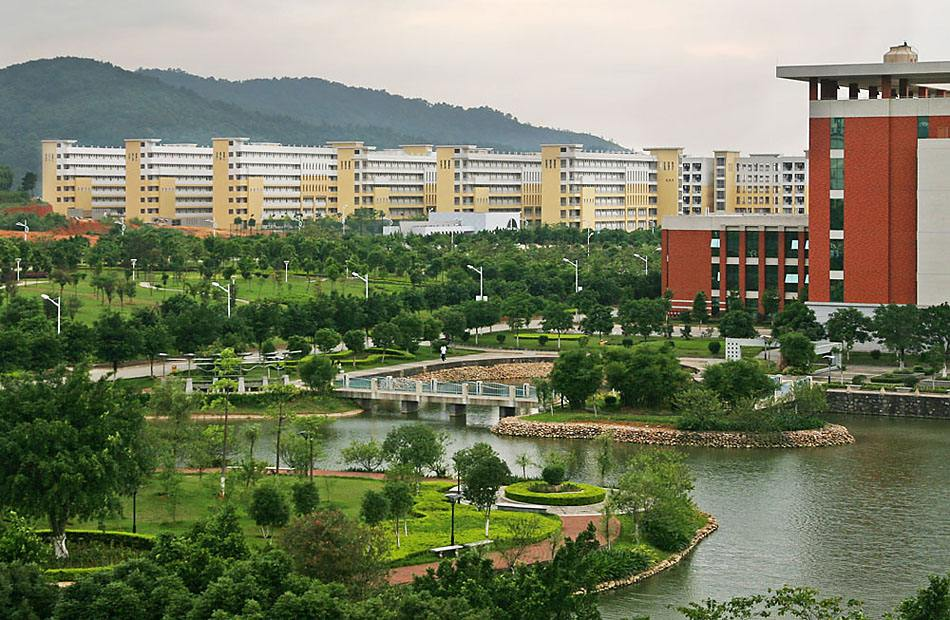
//> input picture res/t3.jpg, 950 x 620 px
$ ./main   (built with g++ and OpenCV 4)
//> lines starting //> are read from the running program, lines starting //| are printed output that depends on the picture
//> further down, ipt is the input picture: 620 rows x 950 cols, CV_8UC3; mean B, G, R 97.2, 123.9, 118.5
### inc/src.hpp
#ifndef __SRC_H_
#define __SRC_H_

#include <opencv2/opencv.hpp>
#include "opencv2/highgui/highgui.hpp"
#include "opencv2/imgproc/imgproc.hpp"

using namespace cv;
using namespace std;

Mat colorReduce(Mat& input, vector<uchar> &wideOfBit) //wideOfBit[3] RGB 三色分别使用几位色? 默认 color&oxFF
{
	Mat output = input.clone();
	vector<uchar> wide;
	if(wideOfBit.size() < 3)
	{
		int i = 0;
		for(; i < wideOfBit.size(); i++)
			wide.push_back(wideOfBit[i]);
		for(; i < 3; i++)
			wide.push_back(0xFF);
	}
	else
		wide = wideOfBit;

	cout<<"row/"<<output.rows<<" col/"<<output.cols<<" chn/"<<output.channels()<<endl;
//| row/620 col/950 chn/3

	// [15 lines of commented-out code are left out]
	int rowSize = output.rows;
//> rowSize = 620
	int colSize = output.cols;
//> colSize = 950
	for(int rowC = 0; rowC < rowSize; rowC++)
	{
		for(int colC = 0; colC < colSize; colC++)
		{
			output.at<Vec3b>(rowC, colC)[0] = input.at<Vec3b>(rowC, colC)[0]&wide.at(2);
			output.at<Vec3b>(rowC, colC)[1] = input.at<Vec3b>(rowC, colC)[1]&wide.at(1);
			output.at<Vec3b>(rowC, colC)[2] = input.at<Vec3b>(rowC, colC)[2]&wide.at(0);
		}
	}
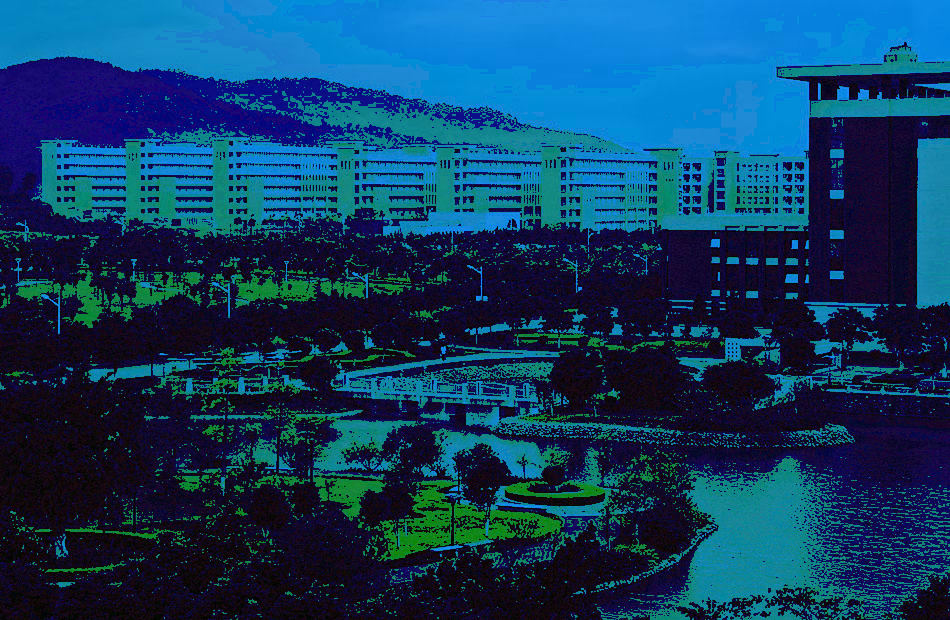
//> output: 620 rows x 950 cols, CV_8UC3; mean B, G, R 97.2, 60.5, 15.2

	return output;
}

#endif

### src/main.cpp

#include "src.hpp"

#define MY_TEST 7

#if(MY_TEST == 7) // resize() split() merge()


int main(int argc, char **argv)
{
	Mat ipt = imread("./res/t3.jpg");
	imshow("ipt", ipt);

	// [10 lines of commented-out code are left out]

	vector<uchar> vt;
	vt.push_back(0x1F);
	vt.push_back(0x8F);
	vt.push_back(0xFF);
	Mat ipt2 = colorReduce(ipt, vt);//先对原图进行RGB权重分级 这样split()出来的3张图会有灰度梯度
	imshow("ipt2", ipt2);

	vector<Mat> dChn;
	split(ipt2, dChn);
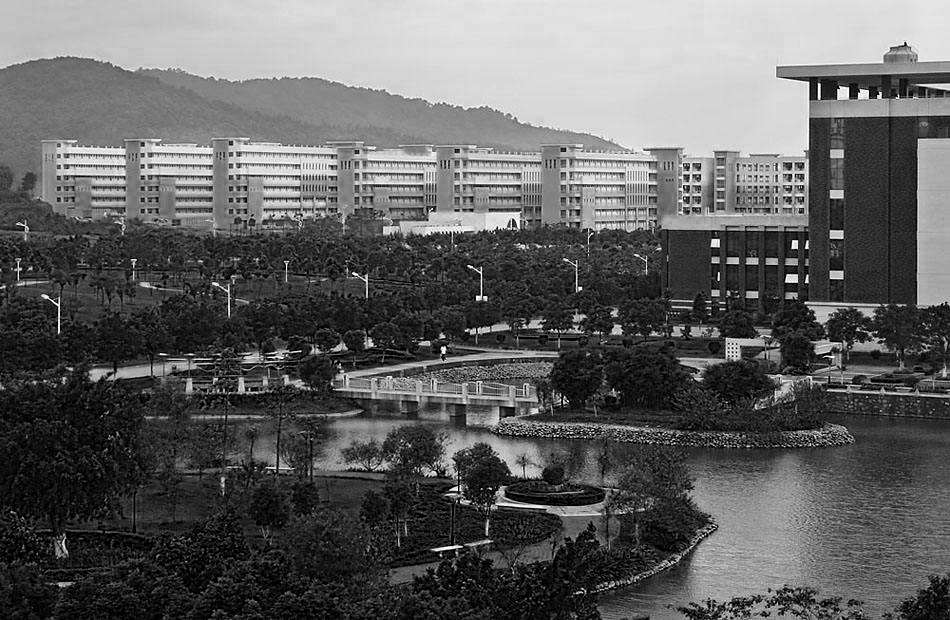
//> dChn[0]: 620 rows x 950 cols, CV_8UC1; min 0, max 255, mean 97.2
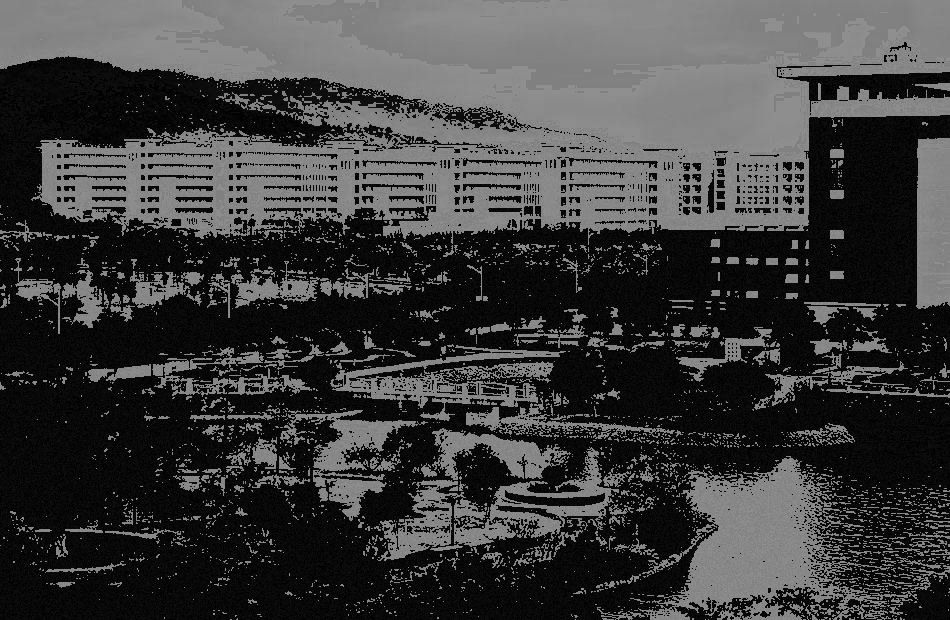
//> dChn[1]: 620 rows x 950 cols, CV_8UC1; min 0, max 143, mean 60.5
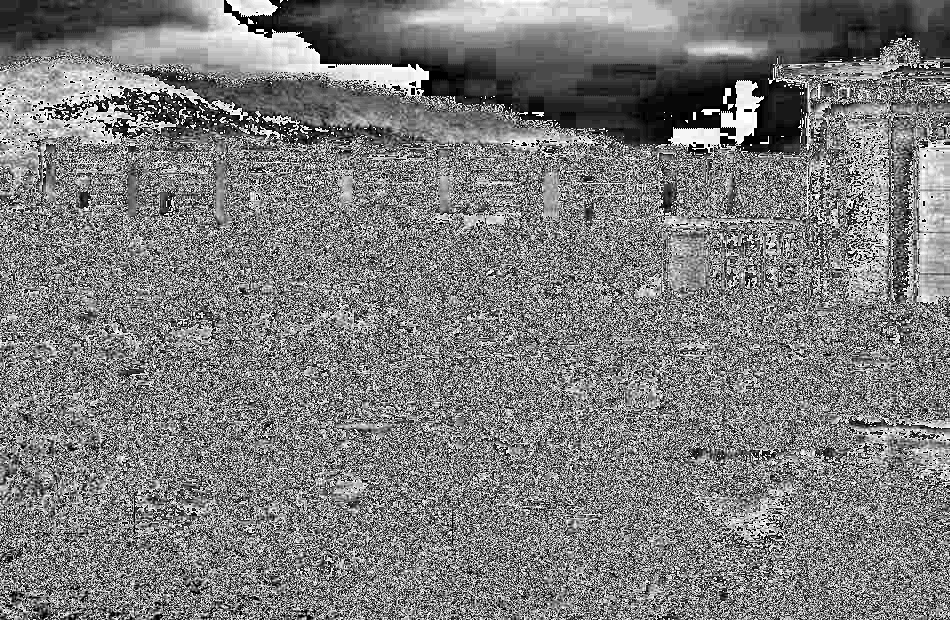
//> dChn[2]: 620 rows x 950 cols, CV_8UC1; min 0, max 31, mean 15.2; drawn with min black and max white
	// imshow("chn0", dChn.at(0));
	// imshow("chn1", dChn.at(1));
	// imshow("chn2", dChn.at(2));

	Mat ipt3;
	swap(dChn.at(0), dChn.at(2));//反序
	merge(dChn, ipt3);//重组
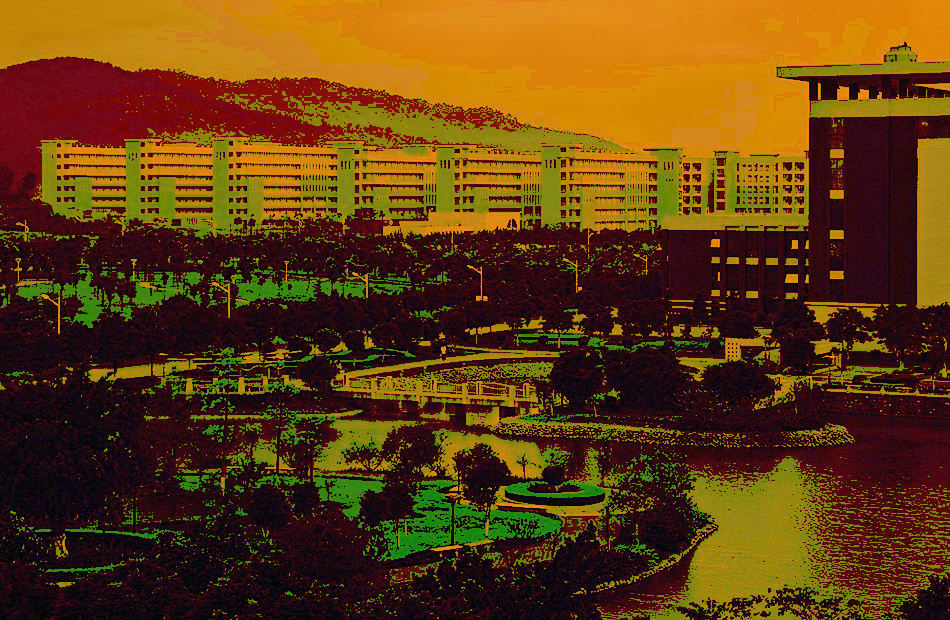
//> ipt3: 620 rows x 950 cols, CV_8UC3; mean B, G, R 15.2, 60.5, 97.2
	imshow("ipt3", ipt3);

	waitKey(0);

	return 0;
}

#elif(MY_TEST == 6) // getTickCount()/getTickFrequency() mt.ptr<uchar>(rowC) mt.at<Vec3b>(rowC, colC)[0]

int main(int argc, char **argv)
{
	long long tic = getTickCount();

	//----------------------

	Mat img = imread("./res/t1.jpg");
	imshow("img", img);

	vector<uchar> vt;
	vt.push_back(0x0F);
	vt.push_back(0xFF);
	vt.push_back(0xFF);

	Mat img2 = colorReduce(img, vt);
	imshow("img-copy", img2);
	//----------------------

	long long tic2 = getTickCount();
	double fq = getTickFrequency();
	tic = tic*1000/fq;
	tic2 = tic2*1000/fq; //ms

	cout<<"timeout : "<<tic<<" -> "<<tic2<<" d/"<<tic2 - tic<<"ms"<<endl;

	waitKey(0);

	return 0;
}

#elif(MY_TEST == 5) // shape: ellipse, circle, line, rect, ploygon

int main(int argc, char **argv)
{
	Mat mat(500, 500, CV_8UC3, Scalar(255, 255, 255));

	ellipse(mat,
		Point(250, 250), //定位中心坐标
		Size(200, 100),//宽,高范围
		0, //旋转角度
		0, //起始旋转角度
		360,//结束旋转角度
		Scalar(0, 0, 255), //颜色BGR
		1, //线宽
		LINE_8, //线型
		0);//中心坐标偏移量?

	circle(mat,
		Point(250, 250),
		100,//半径
		Scalar(0, 255, 0),
		1,
		LINE_8,
		0);

	line(mat,
		Point(100, 100),
		Point(400, 400),
		Scalar(0, 255, 255),
		1,
		LINE_8,
		0);

	arrowedLine(mat,
		Point(100, 150),
		Point(400, 450),
		Scalar(255, 255, 0),
		1,
		LINE_8,
		0,
		0.5);//箭头部分线长占总长倍数 这里0.5为一半

	rectangle(mat,
		Point(300, 10),
		Point(450, 110),
		Scalar(0, 128, 255),
		1,
		LINE_8,
		0);

	drawMarker(mat,
		Point(80, 80),
		Scalar(128, 255, 0),
		MARKER_TRIANGLE_UP,
		//markerType:
		//MARKER_CROSS,MARKER_TILTED_CROSS,
		//MARKER_STAR,
		//MARKER_DIAMOND,MARKER_SQUARE,
		//MARKER_TRIANGLE_UP,MARKER_TRIANGLE_DOWN
		20, //markerSize
		1,//thickness
		8);//line_type

	Point ploygon1[] = {
		Point(0, 10),
		Point(10, 0),
		Point(20, 10),
		Point(30, 0),
		Point(40, 10),
		Point(30, 20),
		Point(40, 30),
		Point(30, 40),
		Point(20, 30),
		Point(10, 40),
		Point(0, 30),
		// Point(10, 20),
		Point(9, 21),
		Point(9, 21+5),
		Point(9+10, 21+5),
		Point(9+10, 19-5),
		Point(9, 19-5),
		Point(9, 19),
	};

	const Point* ploygonArray[] = {ploygon1};

	int ploygonArrayCount[] = { sizeof(ploygon1)/sizeof(Point) };

	fillPoly(mat,
		ploygonArray,
		ploygonArrayCount,
		sizeof(ploygonArrayCount)/sizeof(int),
		Scalar(0, 0, 255),
		LINE_8,
		0);

	imshow("mat", mat);

	Mat dst;
	applyColorMap(mat, dst, COLORMAP_RAINBOW);
	imshow("dst", dst);

	waitKey(0);

	return 0;
}

#elif(MY_TEST == 4) // cvtColor()

int main(int argc, char **arhv)
{
	Mat srcImg, dstImg;

	srcImg = imread("./res/t2.jpg", CV_LOAD_IMAGE_UNCHANGED);
	imshow("srcImg", srcImg);

	cvtColor(srcImg, dstImg, CV_RGB2BGR);
	imshow("dstImg", dstImg);

	waitKey(0);

	return 0;
}

#elif(MY_TEST == 3) // setMouseCallback() MouseCallback() format() PointNX

void my_mouseCallback(int event, int x, int y, int flags, Mat* srcImg)
{
	printf("event = %d, flags = %d [%d, %d]\n", event, flags, x, y);

	if(event == 0)
	{
		srcImg->at<Vec3b>(y, x)[0] = 0;//B
		srcImg->at<Vec3b>(y, x)[1] = 0;//G
		// srcImg->at<Vec3b>(x, y)[2] = 0;//R
	}

	imshow("t1", *srcImg);
}

int main(int argc, char **argv)
{
	Mat srcImg = imread("./res/t1.jpg", CV_LOAD_IMAGE_UNCHANGED);

	imshow("t1", srcImg);

	setMouseCallback("t1", (MouseCallback)(&my_mouseCallback), &srcImg);

	int ms[3] = {3, 2, 1};
	Mat mat(3, ms, CV_8UC1, Scalar::all(1));//长2 宽2 高1

	int ms2[2] = {3, 2};
	Mat mat2(2, ms2, CV_8UC3, Scalar(1,2,3));
	cout<<"mat2 ="<<endl<<mat2<<endl; //仅在2维时可用

	Mat mat011_7 = (Mat_<double>(3,2) << 0, 1, 2, 3, 4, 5);
	cout<<"mat011_7 = "<<endl<<mat011_7<<endl;

	Mat mat011_8 = mat011_7.row(1).clone();
	cout<<"mat011_8 = "<<endl<<mat011_8<<endl;

	Mat mat011_4 = Mat::eye(3, 3, CV_8U);//返回3rows,2cols的 单位矩阵
	cout<<"mat011_4 = "<<endl<<mat011_4<<endl;

	Mat mat011_5 = Mat::ones(3, 2, CV_8U);//返回3rows,2cols的 全是1的矩阵
	cout<<"mat011_5 = "<<endl<<mat011_5<<endl;

	Mat mat011_6 = Mat::zeros(3, 2, CV_8U);//返回3rows,2cols的 全是0的矩阵
	cout<<"mat011_6 = "<<endl<<mat011_6<<endl;

	Mat mat012_1(3, 2, CV_8UC3, Scalar(1, 2, 3));
	cout<<"mat012_1 = "<<endl<<mat012_1<<endl;
	cout<<"mat012_1 = "<<endl<<format(mat012_1, 3)<<endl;

	Point2i mp2i(1, 2);
	cout<<"mp2i = "<<mp2i<<endl;

	Point3f mp3f(1.1, 2.2, 3.3);
	cout<<"mp3f = "<<mp3f<<endl;

	vector<int> vet013(2, 255);
	vet013.push_back(1);
	vet013.push_back(2);
	vet013.push_back(3);
	cout<<"vet013 = "<<Mat(vet013)<<endl;

	vector<Point3i> vet013_2(3);
	vet013_2[0] = Point3i(1, 2, 3);
	vet013_2[1] = Point3i(4, 5, 6);
	vet013_2[2] = Point3i(7, 8, 9);
	cout<<"vet013_2 = "<<format(Mat(vet013_2), 3)<<endl;

	waitKey(0);

	return 0;
}

#elif(MY_TEST == 2) // namedWindow() createTrackbar() Range()

#define WIN_NAME 	  "test"
#define TRACKBAR_NAME "tBar"

static Mat srcImg, distImg;

void my_trackbar_callback(int count, void *argv)
{
	if(count > 0)
		// distImg = srcImg(Range(0, srcImg.rows/count), Range(0, srcImg.cols));
		distImg = srcImg(Rect(0, 0, srcImg.cols, srcImg.rows/count));

	imshow(WIN_NAME, distImg);
}

int main(int argc, char **argv)
{
	srcImg = imread("./res/t2.jpg");

	distImg = srcImg(Range(0, srcImg.rows), Range(0, srcImg.cols));

	namedWindow(WIN_NAME);

	int value = 0;
	createTrackbar(TRACKBAR_NAME, WIN_NAME, &value, 10, my_trackbar_callback);

	imshow(WIN_NAME, distImg);

	waitKey(0);

	return 0;
}

#elif(MY_TEST == 1) // vector() imwrite() addWeighted()

void creatAlphaMat(Mat& mat)
{
	for(int i = 0; i < mat.rows; i++)
	{
		for(int j = 0; j < mat.cols; j++)
		{
			Vec4b& rgba = mat.at<Vec4b>(i, j);
			rgba[0] = 255;
			rgba[1] = saturate_cast<uchar>( (float (mat.cols - j)) / (float (mat.cols)) *255 );
			rgba[2] = saturate_cast<uchar>( (float (mat.rows - i)) / (float (mat.rows)) *255 );
			rgba[3] = saturate_cast<uchar>( 05 * (rgba[1] + rgba[2]) );
		}
	}
}

int main( int argc, char** argv )
{
	Mat mat(240, 240, CV_8UC4);
	creatAlphaMat(mat);

	Mat srcImg = imread("./res/t1.jpg");
	Mat src2Img = imread("./res/t2.jpg");

	Mat pice1 = srcImg(Range(50, 50+100), Range(50, 50+100));//从t1中截取一块
	Mat pice2 = src2Img(Range(50, 50+100), Range(50, 50+100));//~

	vector<int>compression_params;
	compression_params.push_back(CV_IMWRITE_PNG_COMPRESSION);
	compression_params.push_back(9);

	try{
		imwrite("./res/imwrite_alpha.png", mat, compression_params);
		imshow("test", mat);

		addWeighted(pice1, 0.5, pice2, 0.5, 0.0, pice2);//把pice1叠到pice2上,并输出到pice2所在的t2原图上

		imshow("t1", srcImg);
		imshow("t2", src2Img);

		waitKey(0);
	}
	catch(runtime_error &ex)
	{
		fprintf(stderr, "异常错误");
		return 1;
	}

	return 0;
}

#elif(MY_TEST == 0) // test

int main( int argc, char** argv )
{
	// 【1】载入原始图，且必须以二值图模式载入
	Mat srcImage=imread("res/t2.jpg", 0);
	imshow("原始图",srcImage);

	//【2】初始化结果图
	Mat dstImage = Mat::zeros(srcImage.rows, srcImage.cols, CV_8UC3);

	//【3】srcImage取大于阈值119的那部分
	srcImage = srcImage > 119;
	imshow( "取阈值后的原始图", srcImage );

	//【4】定义轮廓和层次结构
	vector<vector<Point> > contours;
	vector<Vec4i> hierarchy;

	//【5】查找轮廓
	//此句代码的OpenCV2版为：
	//findContours( srcImage, contours, hierarchy,CV_RETR_CCOMP, CV_CHAIN_APPROX_SIMPLE );
	//此句代码的OpenCV3版为：
	findContours( srcImage, contours, hierarchy,RETR_CCOMP, CHAIN_APPROX_SIMPLE );

	// 【6】遍历所有顶层的轮廓， 以随机颜色绘制出每个连接组件颜色
	int index = 0;
	for( ; index >= 0; index = hierarchy[index][0] )
	{
		Scalar color( rand()&255, rand()&255, rand()&255 );
		//此句代码的OpenCV2版为：
		//drawContours( dstImage, contours, index, color, CV_FILLED, 8, hierarchy );
		//此句代码的OpenCV3版为：
		drawContours( dstImage, contours, index, color, FILLED, 8, hierarchy );
	}

	//【7】显示最后的轮廓图
	imshow( "轮廓图", dstImage );

	imwrite("./res/imwrite_test.jpg", dstImage);

	waitKey(0);

}

#endif
